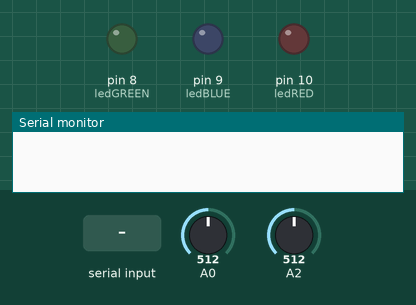
This sketch was run on a simulated Arduino Uno, built with avr-gcc and run on an emulated ATmega328P. Parts: output pins drawn as LEDs (lit = HIGH), the last lines printed to the serial monitor. The inputs (shaded band) are chosen by the test bench; at power-on: A0 = 512, A2 = 512.

Above: at 1.2 s.
1.3 s: "90,45\n" received over Serial
At 2.1 s:
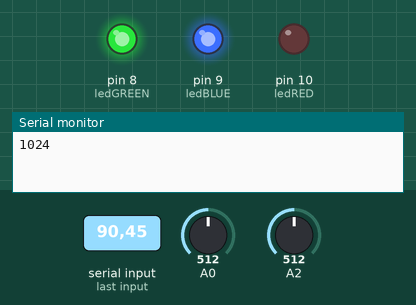
At 4.1 s:
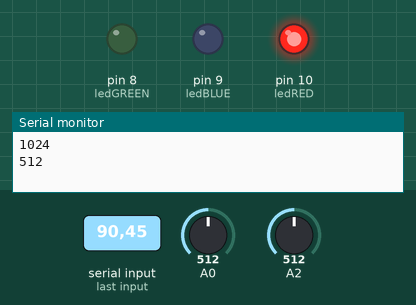
Timing chart, 0 to 13.3 s (numbered marks = the images above; inputs shaded):
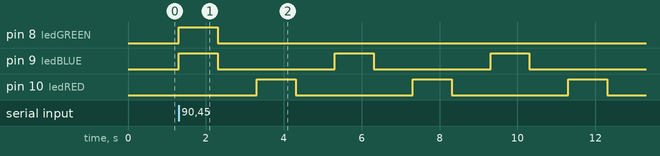

Measured:
- after the input at 1.3 s, pin 8 (ledGREEN): LOW → HIGH at once, → LOW 1.0 s later; pin 9 (ledBLUE): alternates HIGH for 1.0 s and LOW for 3.0 s, starting at once; pin 10 (ledRED): alternates HIGH for 1.0 s and LOW for 3.0 s, starting after 2.0 s

The sketch:

arduino.ino
```cpp
const int ledBLUE = 9;
  const int ledRED = 10;
  const int ledGREEN = 8;

  int LDR_pinBLUE = 0;
  int LDR_pinGREEN = 1;
  int LDR_pinRED = 2;

  int LDR_Calc = 0;
  int LDR_var = 0;
  int ciclo;
  int divisor;
  int i = 0;
  boolean stringComplete = false;
  String inputString = "";

  void setup()
  {
    // put your setup code here, to run once:
    Serial.begin(9600);    //iniciar puerto serie
    pinMode(ledRED, OUTPUT);  //definir pin como salida impar
    pinMode(ledBLUE, OUTPUT);  //definir pin como salida par
    pinMode(ledGREEN, OUTPUT);  //definir pin como salida divisor
  }

  static bool EsPar(int numero)
  {
    return numero % 2 == 0;
  }

  void encender()
  {
    if (i % divisor == 0)
    {
      if (EsPar(i))
      {
        digitalWrite(ledGREEN, HIGH); // divisor x5000
        digitalWrite(ledBLUE, HIGH); // par azul x1000
        LDR_Calc = analogRead(LDR_pinBLUE * 1000);
        LDR_var = analogRead(LDR_pinGREEN * 5000) + LDR_Calc;
        Serial.println(LDR_var);
        LDR_Calc = 0;
        LDR_var = 0;
      }
      else
      {
        digitalWrite(ledGREEN, HIGH); // divisor x 5000
        digitalWrite(ledRED, HIGH); // impar rojo x3000
        LDR_Calc = analogRead(LDR_pinRED * 3000);
        LDR_var = analogRead(LDR_pinGREEN * 5000) + LDR_Calc;
        Serial.println(LDR_var);
        LDR_Calc = 0;
        LDR_var = 0;
      }
    }
  else
  {
    if (EsPar(i))
    {
    digitalWrite(ledBLUE, HIGH); // par azul x1000
    LDR_var = analogRead(LDR_pinBLUE * 1000);
    Serial.println(LDR_var);
    LDR_var = 0;
    }
    else
    {
    digitalWrite(ledRED, HIGH); // impar rojo x 3000
    LDR_var = analogRead(LDR_pinRED * 3000);
    Serial.println(LDR_var);
    LDR_var = 0;
    }
  }

  delay(1000);

  // Apaga todos los LEDs al final de cada ciclo
  digitalWrite(ledGREEN, LOW);
  digitalWrite(ledRED, LOW);
  digitalWrite(ledBLUE, LOW);

  delay(1000);
  }

  void serialEvent()
  {
    while (Serial.available())
    {
      char inChar = (char)Serial.read();
      if (inChar == '\n')
      {
        ciclo = inputString.substring(0, inputString.indexOf('#')).toInt();
        divisor = inputString.substring(inputString.indexOf('#') + 1).toInt(); // Asigna el divisor

        stringComplete = true; // Se ha recibido una línea completa
      }
      else
      {
        inputString += inChar; // Agregar el carácter al buffer
      }
    }
  }

  void loop()
  {
    if (stringComplete)
    {
      if (i < ciclo)
      {
        encender();
        i++;
      }
      else
      {
        digitalWrite(ledGREEN , LOW);
        digitalWrite(ledBLUE , HIGH);
        digitalWrite(ledRED , LOW);
        inputString = "";
        stringComplete = false;
        i = 0;
      }
    }
  }
```
